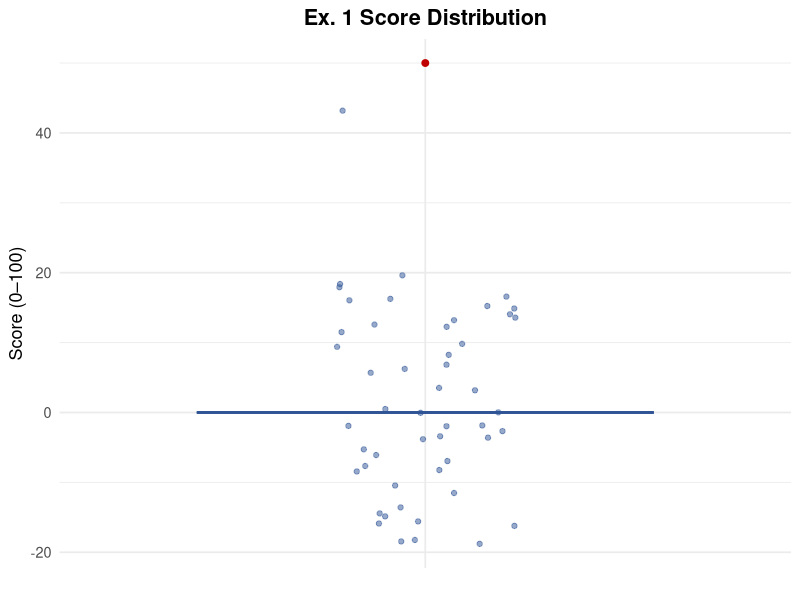

The R script that drew this image:
## ---- chunk 1
knitr::opts_chunk$set(echo = FALSE, message = FALSE, warning = FALSE)
library(readxl)
library(dplyr)
library(ggplot2)
## ---- chunk 2
df <- read_excel("ex-score.xlsx")
scores <- df$Score
notes  <- df$Note
## ---- chunk 3
desc <- data.frame(
  Statistic = c("Minimum", "Q1", "Median", "Q3", "Maximum", "Mean"),
  Value     = c(
    min(scores),
    quantile(scores, 0.25),
    median(scores),
    quantile(scores, 0.75),
    max(scores),
    round(mean(scores), 2)
  )
)
knitr::kable(desc, align = c("l", "r"), caption = "Score Distribution Summary")
## ---- chunk 4
ggplot(df, aes(x = "", y = Score)) +
  geom_boxplot(fill = "#4472C4", colour = "#2F5496",
               outlier.colour = "#C00000", outlier.size = 2) +
  geom_jitter(width = 0.15, alpha = 0.5, colour = "#2F5496") +
  labs(title = "Ex. 1 Score Distribution",
       x = NULL, y = "Score (0–100)") +
  theme_minimal(base_size = 13) +
  theme(plot.title = element_text(hjust = 0.5, face = "bold"))
## ---- chunk 5
total   <- nrow(df)
missing <- sum(notes == "Missing")
late    <- sum(notes == "Late Submission")
plagiar <- sum(notes == "Plagiarism")
inc_fmt <- sum(notes %in% c("Incorrect Internal Format",
                             "Incorrect File Name/Format"))
submitted <- total - missing

smry <- data.frame(
  Category = c("Total Students (Roster)",
               "Submitted",
               "Missing",
               "Late Submission",
               "Incorrect Format",
               "Plagiarism"),
  Count = c(total, submitted, missing, late, inc_fmt, plagiar)
)
knitr::kable(smry, align = c("l", "r"), caption = "Submission Status Summary")
